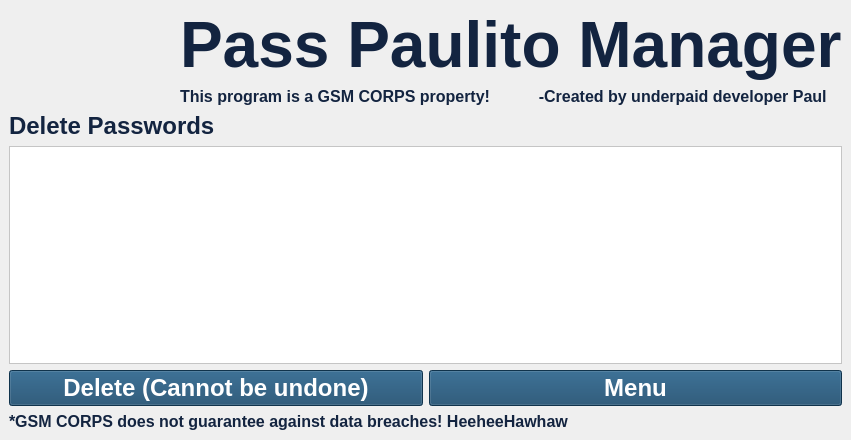
<?xml version="1.0" encoding="UTF-8"?>
<ui version="4.0">
 <class>MainWindow</class>
 <widget class="QMainWindow" name="MainWindow">
  <property name="geometry">
   <rect>
    <x>0</x>
    <y>0</y>
    <width>851</width>
    <height>440</height>
   </rect>
  </property>
  <property name="minimumSize">
   <size>
    <width>851</width>
    <height>440</height>
   </size>
  </property>
  <property name="maximumSize">
   <size>
    <width>851</width>
    <height>440</height>
   </size>
  </property>
  <property name="windowTitle">
   <string>Pass Paulito Manager v1.0</string>
  </property>
  <property name="windowIcon">
   <iconset resource="Resources.qrc">
    <normaloff>:/IconImage/Icon.png</normaloff>:/IconImage/Icon.png</iconset>
  </property>
  <property name="toolTip">
   <string>&lt;html&gt;&lt;head/&gt;&lt;body&gt;&lt;p&gt;&lt;br/&gt;&lt;/p&gt;&lt;/body&gt;&lt;/html&gt;</string>
  </property>
  <property name="whatsThis">
   <string>&lt;html&gt;&lt;head/&gt;&lt;body&gt;&lt;p&gt;&lt;br/&gt;&lt;/p&gt;&lt;/body&gt;&lt;/html&gt;</string>
  </property>
  <property name="autoFillBackground">
   <bool>false</bool>
  </property>
  <property name="styleSheet">
   <string notr="true">background-image: url(:/BackgroundImage/Background.jpg);
background-repeat: no-repeat;
background-position: center;
background-size: cover;</string>
  </property>
  <property name="toolButtonStyle">
   <enum>Qt::ToolButtonIconOnly</enum>
  </property>
  <widget class="QWidget" name="centralwidget">
   <layout class="QGridLayout" name="gridLayout_4">
    <item row="0" column="0">
     <layout class="QGridLayout" name="gridLayout">
      <item row="0" column="0" rowspan="2">
       <widget class="QLabel" name="label">
        <property name="styleSheet">
         <string notr="true">background: transparent;
</string>
        </property>
        <property name="text">
         <string/>
        </property>
        <property name="pixmap">
         <pixmap resource="Resources.qrc">:/IconImage/Icon.png</pixmap>
        </property>
        <property name="scaledContents">
         <bool>true</bool>
        </property>
       </widget>
      </item>
      <item row="0" column="1">
       <widget class="QLabel" name="label_2">
        <property name="font">
         <font>
          <pointsize>48</pointsize>
          <weight>75</weight>
          <bold>true</bold>
          <strikeout>false</strikeout>
         </font>
        </property>
        <property name="styleSheet">
         <string notr="true">background: transparent;
color: #132440;
</string>
        </property>
        <property name="text">
         <string>Pass Paulito Manager</string>
        </property>
       </widget>
      </item>
      <item row="1" column="1">
       <widget class="QLabel" name="label_3">
        <property name="font">
         <font>
          <pointsize>12</pointsize>
          <weight>75</weight>
          <bold>true</bold>
          <strikeout>false</strikeout>
         </font>
        </property>
        <property name="styleSheet">
         <string notr="true">background: transparent;
color: #132440;
</string>
        </property>
        <property name="text">
         <string>This program is a GSM CORPS property!           -Created by underpaid developer Paul</string>
        </property>
       </widget>
      </item>
     </layout>
    </item>
    <item row="1" column="0">
     <layout class="QGridLayout" name="gridLayout_3">
      <item row="0" column="0">
       <widget class="QLabel" name="label_4">
        <property name="font">
         <font>
          <pointsize>18</pointsize>
          <weight>75</weight>
          <bold>true</bold>
          <strikeout>false</strikeout>
         </font>
        </property>
        <property name="styleSheet">
         <string notr="true">background: transparent;
color: #132440;
</string>
        </property>
        <property name="text">
         <string>Delete Passwords</string>
        </property>
       </widget>
      </item>
      <item row="1" column="0">
       <widget class="QListView" name="listViewWeb">
        <property name="styleSheet">
         <string notr="true">background: white;
border-color: rgb(0, 0, 0);
</string>
        </property>
       </widget>
      </item>
     </layout>
    </item>
    <item row="2" column="0">
     <layout class="QGridLayout" name="gridLayout_2">
      <item row="0" column="0">
       <widget class="QPushButton" name="Menu_Web_Button_2">
        <property name="font">
         <font>
          <pointsize>18</pointsize>
          <weight>75</weight>
          <bold>true</bold>
         </font>
        </property>
        <property name="styleSheet">
         <string notr="true">background: #16476A;
color: white;</string>
        </property>
        <property name="text">
         <string>Delete (Cannot be undone)</string>
        </property>
       </widget>
      </item>
      <item row="0" column="1">
       <widget class="QPushButton" name="Menu_Web_Button">
        <property name="font">
         <font>
          <pointsize>18</pointsize>
          <weight>75</weight>
          <bold>true</bold>
         </font>
        </property>
        <property name="styleSheet">
         <string notr="true">background: #16476A;
color: white;</string>
        </property>
        <property name="text">
         <string>Menu</string>
        </property>
       </widget>
      </item>
      <item row="1" column="0" colspan="2">
       <widget class="QLabel" name="label_5">
        <property name="font">
         <font>
          <pointsize>12</pointsize>
          <weight>75</weight>
          <bold>true</bold>
          <strikeout>false</strikeout>
         </font>
        </property>
        <property name="styleSheet">
         <string notr="true">background: transparent;
color: #132440;
</string>
        </property>
        <property name="text">
         <string>*GSM CORPS does not guarantee against data breaches! HeeheeHawhaw</string>
        </property>
       </widget>
      </item>
     </layout>
    </item>
   </layout>
  </widget>
 </widget>
 <resources>
  <include location="Resources.qrc"/>
 </resources>
 <connections/>
</ui>
